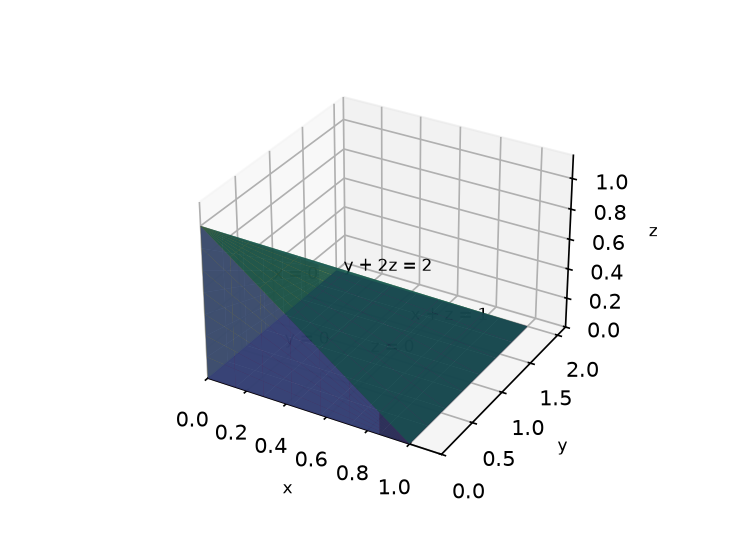

The Python source for this figure:
"""Draw the pyramid solid: base in z=0, apex (0,0,1)."""
import matplotlib
matplotlib.use("Agg")
import matplotlib.pyplot as plt, numpy as np
from mpl_toolkits.mplot3d import proj3d
fig, ax = plt.subplots(subplot_kw={"projection": "3d"}, figsize=(5, 3.6), dpi=150)
cm = plt.cm.viridis
c = [cm(i / 4) for i in range(5)]
X, Y = np.meshgrid(np.linspace(0, 1, 8), np.linspace(0, 2, 8))
ax.plot_surface(X, Y, np.zeros_like(X), color=c[0], alpha=0.85)  # z=0
U, V = np.meshgrid(np.linspace(0, 1, 8), np.linspace(0, 1, 8))
ax.plot_surface(U, np.zeros_like(U), (1 - U) * V, color=c[1], alpha=0.85)  # y=0
W = np.linspace(0, 1, 8)
Xg, Vg = np.meshgrid(W, W)
ax.plot_surface(Xg, 2 * Xg * Vg, 1 - Xg, color=c[2], alpha=0.85)  # x+z=1
Zg, Vg2 = np.meshgrid(W, W)
ax.plot_surface((1 - Zg) * Vg2, 2 - 2 * Zg, Zg, color=c[3], alpha=0.85)  # y=2-2z
Y2 = np.linspace(0, 2, 8)
Yg, Vg3 = np.meshgrid(Y2, W)
ax.plot_surface(np.zeros_like(Yg), Yg, (1 - Yg / 2) * Vg3, color=c[4], alpha=0.85)  # x=0
ax.set_xlim(0, 1.15)
ax.set_ylim(0, 2.15)
ax.set_zlim(0, 1.15)
ax.set_xlabel("x", fontsize=8)
ax.set_ylabel("y", fontsize=8)
ax.set_zlabel("z", fontsize=8)
fig.canvas.draw()
def put(p, s):
    px, py, pz = proj3d.proj_transform(p[0], p[1], p[2], ax.get_proj())
    dx, dy = ax.transData.transform((px, py))
    fx = (dx - ax.bbox.x0) / (ax.bbox.x1 - ax.bbox.x0)
    fy = (dy - ax.bbox.y0) / (ax.bbox.y1 - ax.bbox.y0)
    return ax.text2D(fx, fy, s, transform=ax.transAxes, fontsize=8)
put((0.5, 1.0, 0.0), "z = 0")
put((0.4, 0.0, 0.4), "y = 0")
put((0.7, 1.0, 0.3), "x + z = 1")
put((0.3, 1.2, 0.4), "y + 2z = 2")
put((0.0, 1.0, 0.3), "x = 0")
fig.canvas.draw()
renderer = fig.canvas.get_renderer()
for a in list(ax.texts) + ([ax.get_legend()] if ax.get_legend() else []):
    box = a.get_window_extent(renderer)
    name = a.get_text() if hasattr(a, "get_text") else "legend"
    assert ax.bbox.x0 - 1 <= box.x0 and box.x1 <= ax.bbox.x1 + 1, name
    assert ax.bbox.y0 - 1 <= box.y0 and box.y1 <= ax.bbox.y1 + 1, name
fig.savefig("calculus-15.7.27/solution/part1_figure1.png", dpi=150)
print("figure saved")
